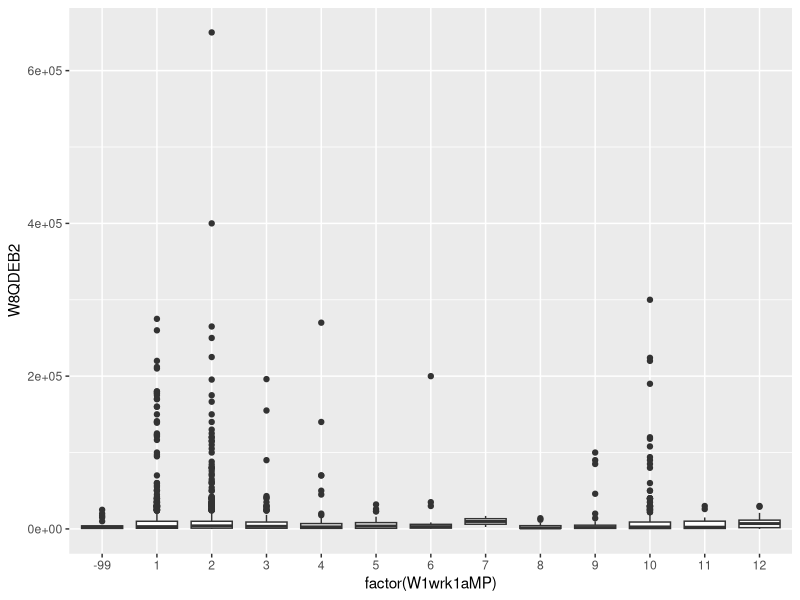
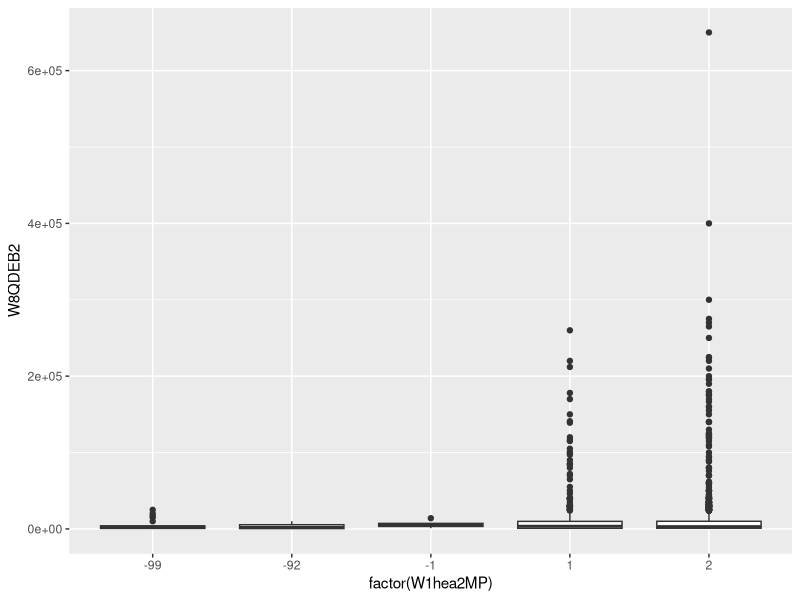
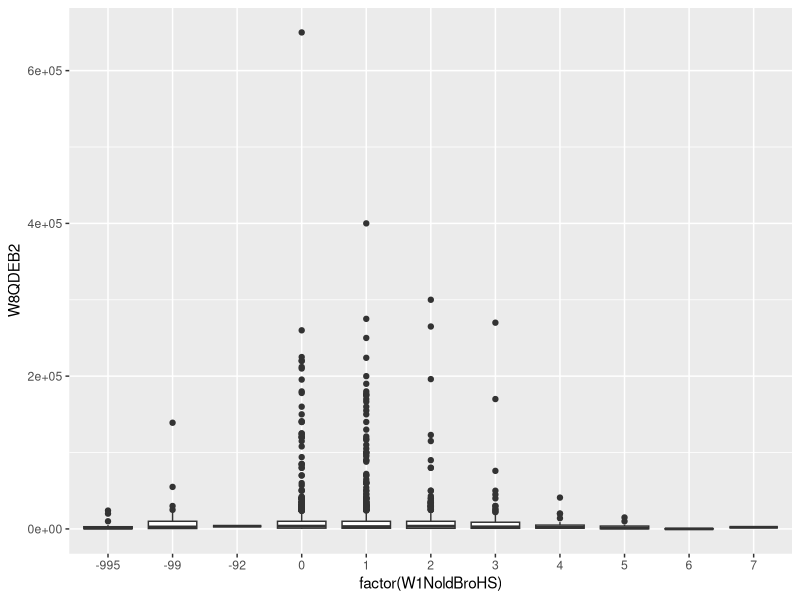
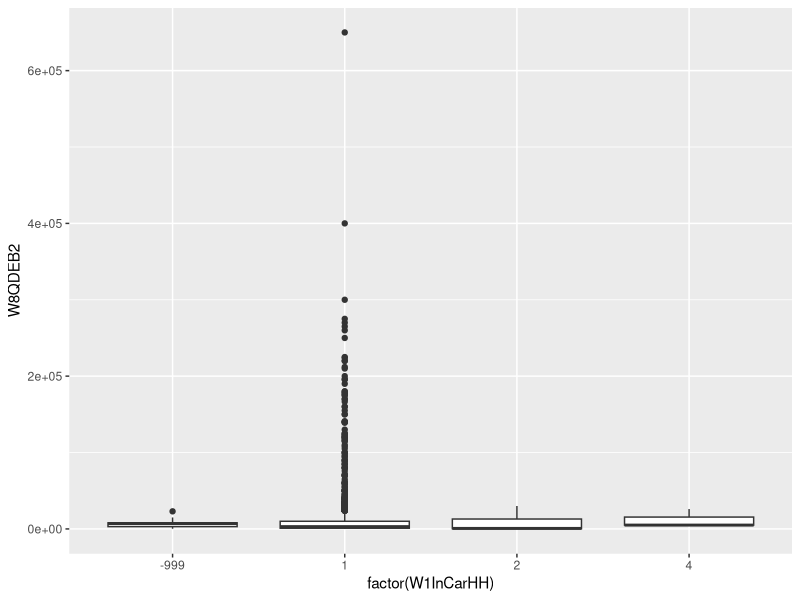
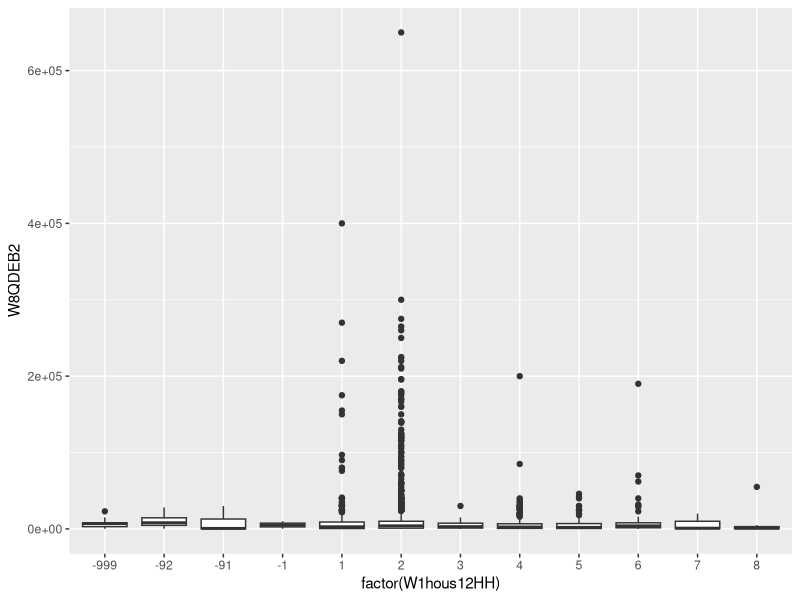
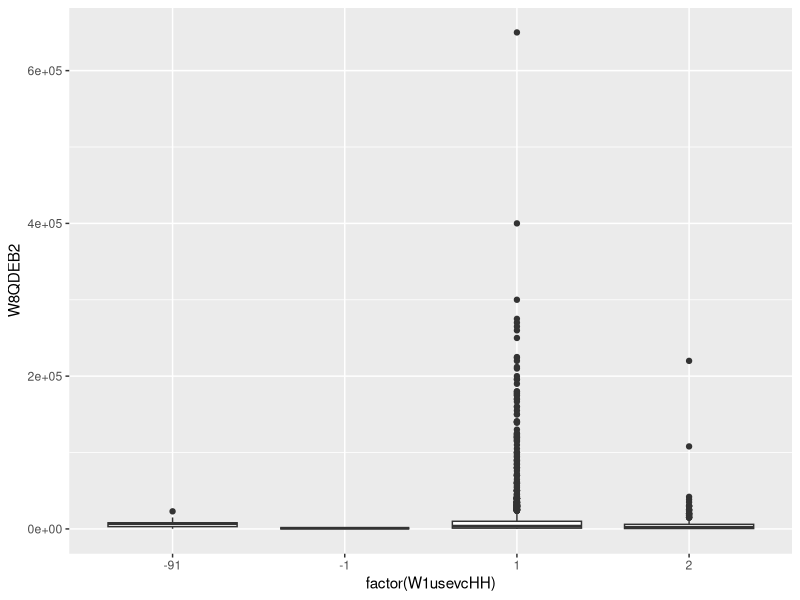
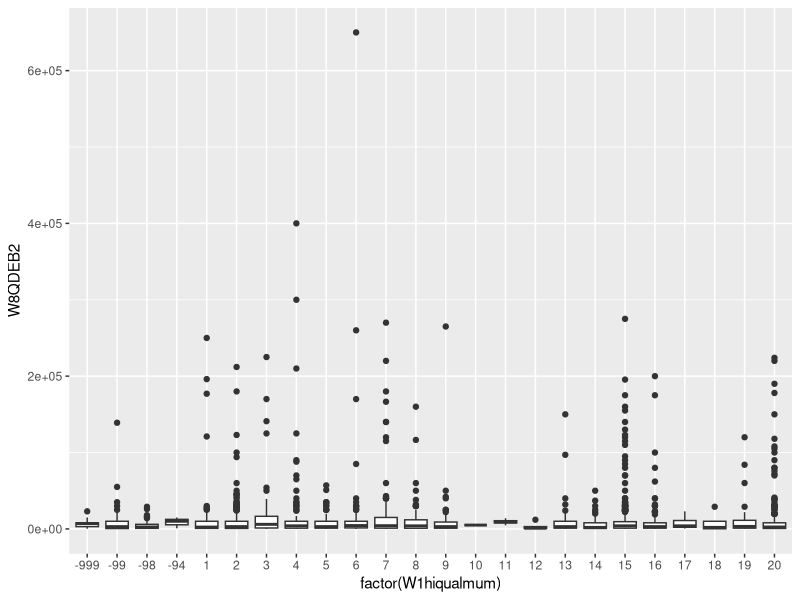
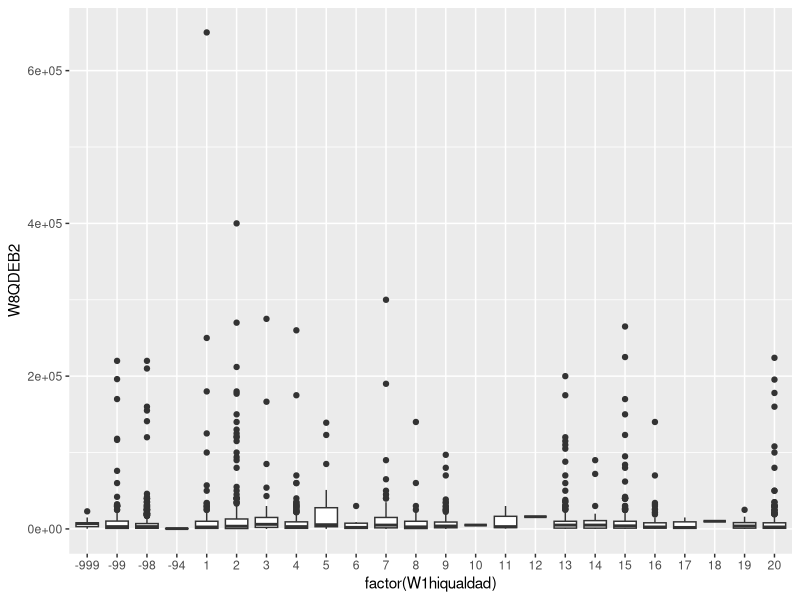

Generate these figures, in order, with R:
## ---- chunk 1
rm(list=ls())
library(arm)
library(ggplot2)
library(dplyr)
library(tidyr)
library(gridExtra)
## ---- chunk 2
data<-read.csv("../data/W8QDEB2.csv",header = TRUE, stringsAsFactors=TRUE)
head(data)
summary(data)
dim(data)
## ---- chunk 3
W1wrk1aMP<-ggplot(data=data, aes(x=factor(W1wrk1aMP),y=W8QDEB2)) +
  geom_boxplot()
  
W1wrk1aMP
## ---- chunk 4
W1hea2MP<-ggplot(data=data, aes(x=factor(W1hea2MP),y=W8QDEB2)) +
  geom_boxplot()
  
W1hea2MP
## ---- chunk 5
W1NoldBroHS<-ggplot(data=data, aes(x=factor(W1NoldBroHS),y=W8QDEB2)) +
  geom_boxplot()
  
W1NoldBroHS
## ---- chunk 6
W1InCarHH<-ggplot(data=data, aes(x=factor(W1InCarHH),y=W8QDEB2)) +
  geom_boxplot()
  
W1InCarHH
## ---- chunk 7
W1hous12HH<-ggplot(data=data, aes(x=factor(W1hous12HH),y=W8QDEB2)) +
  geom_boxplot()
  
W1hous12HH
## ---- chunk 8
W1usevcHH<-ggplot(data=data, aes(x=factor(W1usevcHH),y=W8QDEB2)) +
  geom_boxplot()
  
W1usevcHH
## ---- chunk 9
W1hiqualmum<-ggplot(data=data, aes(x=factor(W1hiqualmum),y=W8QDEB2)) +
  geom_boxplot()
  
W1hiqualmum
## ---- chunk 10
W1hiqualdad<-ggplot(data=data, aes(x=factor(W1hiqualdad),y=W8QDEB2)) +
  geom_boxplot()
  
W1hiqualdad
## ---- chunk 11
W1wrkfulldad<-ggplot(data=data, aes(x=factor(W1wrkfulldad),y=W8QDEB2)) +
  geom_boxplot()
  
W1wrkfulldad
## ---- chunk 12
W1wrkfullmum<-ggplot(data=data, aes(x=factor(W1wrkfullmum),y=W8QDEB2)) +
  geom_boxplot()
  
W1wrkfullmum
## ---- chunk 13
W1empsmum<-ggplot(data=data, aes(x=factor(W1empsmum),y=W8QDEB2)) +
  geom_boxplot()
  
W1empsmum
## ---- chunk 14
W1empsdad<-ggplot(data=data, aes(x=factor(W1empsdad),y=W8QDEB2)) +
  geom_boxplot()
  
W1empsdad
## ---- chunk 15
IndSchool<-ggplot(data=data, aes(x=factor(IndSchool),y=W8QDEB2)) +
  geom_boxplot()
  
IndSchool
## ---- chunk 16
W1marstatmum<-ggplot(data=data, aes(x=factor(W1marstatmum),y=W8QDEB2)) +
  geom_boxplot()
  
W1marstatmum
## ---- chunk 17
W1depkids<-ggplot(data=data, aes(x=factor(W1depkids),y=W8QDEB2)) +
  geom_boxplot()
  
W1depkids
## ---- chunk 18
W1famtyp2<-ggplot(data=data, aes(x=factor(W1famtyp2),y=W8QDEB2)) +
  geom_boxplot()
  
W1famtyp2
## ---- chunk 19
W1nssecfam<-ggplot(data=data, aes(x=factor(W1nssecfam),y=W8QDEB2)) +
  geom_boxplot()
  
W1nssecfam
## ---- chunk 20
W1ethgrpYP<-ggplot(data=data, aes(x=factor(W1ethgrpYP),y=W8QDEB2)) +
  geom_boxplot()
  
W1ethgrpYP
## ---- chunk 21
W1heposs9YP<-ggplot(data=data, aes(x=factor(W1heposs9YP),y=W8QDEB2)) +
  geom_boxplot()
  
W1heposs9YP
## ---- chunk 22
W1hwndayYP<-ggplot(data=data, aes(x=factor(W1hwndayYP),y=W8QDEB2)) +
  geom_boxplot()
  
W1hwndayYP
## ---- chunk 23
W1truantYP<-ggplot(data=data, aes(x=factor(W1truantYP),y=W8QDEB2)) +
  geom_boxplot()
  
W1truantYP
## ---- chunk 24
W1alceverYP<-ggplot(data=data, aes(x=factor(W1alceverYP),y=W8QDEB2)) +
  geom_boxplot()
  
W1alceverYP
## ---- chunk 25
W1bulrc<-ggplot(data=data, aes(x=factor(W1bulrc),y=W8QDEB2)) +
  geom_boxplot()
  
W1bulrc
## ---- chunk 26
W1disabYP<-ggplot(data=data, aes(x=factor(W1disabYP),y=W8QDEB2)) +
  geom_boxplot()
  
W1disabYP
## ---- chunk 27
W2disc1YP <- ggplot(data=data, aes(x=factor(W2disc1YP), y=W8QDEB2)) +
  geom_boxplot()
W2disc1YP
## ---- chunk 28
W2depressYP <- ggplot(data=data, aes(x=factor(W2depressYP), y=W8QDEB2)) +
  geom_boxplot()
W2depressYP
## ---- chunk 29
W4AlcFreqYP <- ggplot(data=data, aes(x=factor(W4AlcFreqYP), y=W8QDEB2)) + geom_boxplot()
W4AlcFreqYP
## ---- chunk 30
W4CannTryYP <- ggplot(data=data, aes(x=factor(W4CannTryYP), y=W8QDEB2)) + geom_boxplot()
W4CannTryYP
## ---- chunk 31
W4NamesYP <- ggplot(data=data, aes(x=factor(W4NamesYP), y=W8QDEB2)) + geom_boxplot()
W4NamesYP
## ---- chunk 32
W4RacismYP <- ggplot(data=data, aes(x=factor(W4RacismYP), y=W8QDEB2)) + geom_boxplot()
W4RacismYP
## ---- chunk 33
W4empsYP <- ggplot(data=data, aes(x=factor(W4empsYP), y=W8QDEB2)) + geom_boxplot()
W4empsYP
## ---- chunk 34
W4Childck1YP <- ggplot(data=data, aes(x=factor(W4Childck1YP), y=W8QDEB2)) + geom_boxplot()
W4Childck1YP
## ---- chunk 35
W5JobYP <- ggplot(data=data, aes(x=factor(W5JobYP), y=W8QDEB2)) + geom_boxplot()
W5JobYP
## ---- chunk 36
W5EducYP <- ggplot(data=data, aes(x=factor(W5EducYP), y=W8QDEB2)) + geom_boxplot()
W5EducYP
## ---- chunk 37
W5Apprent1YP <- ggplot(data=data, aes(x=factor(W5Apprent1YP), y=W8QDEB2)) + geom_boxplot()
W5Apprent1YP
## ---- chunk 38
W6JobYP <- ggplot(data=data, aes(x=factor(W6JobYP), y=W8QDEB2)) + geom_boxplot()
W6JobYP
## ---- chunk 39
W6UnivYP <- ggplot(data=data, aes(x=factor(W6UnivYP), y=W8QDEB2)) + geom_boxplot()
W6UnivYP
## ---- chunk 40
W6EducYP <- ggplot(data=data, aes(x=factor(W6EducYP), y=W8QDEB2)) + geom_boxplot()
W6EducYP
## ---- chunk 41
W6Apprent1YP <- ggplot(data=data, aes(x=factor(W6Apprent1YP), y=W8QDEB2)) + geom_boxplot()
W6Apprent1YP
## ---- chunk 42
W6acqno <- ggplot(data=data, aes(x=factor(W6acqno), y=W8QDEB2)) + geom_boxplot()
W6acqno
## ---- chunk 43
W6gcse <- ggplot(data=data, aes(x=factor(W6gcse), y=W8QDEB2)) + geom_boxplot()
W6gcse
## ---- chunk 44
W6als <- ggplot(data=data, aes(x=factor(W6als), y=W8QDEB2)) + geom_boxplot()
W6als
## ---- chunk 45
W6OwnchiDV <- ggplot(data=data, aes(x=factor(W6OwnchiDV), y=W8QDEB2)) + geom_boxplot()
W6OwnchiDV
## ---- chunk 46
W6Childliv <- ggplot(data=data, aes(x=factor(W6Childliv), y=W8QDEB2)) + geom_boxplot()
W6Childliv
## ---- chunk 47
W8DMARSTAT <- ggplot(data=data, aes(x=factor(W8DMARSTAT), y=W8QDEB2)) + geom_boxplot()
W8DMARSTAT
## ---- chunk 48
W8TENURE <- ggplot(data=data, aes(x=factor(W8TENURE), y=W8QDEB2)) + geom_boxplot()
W8TENURE
## ---- chunk 49
W8DACTIVITY <- ggplot(data=data, aes(x=factor(W8DACTIVITY), y=W8QDEB2)) + geom_boxplot()
W8DACTIVITY
## ---- chunk 50
W1GrssyrHH<-ggplot(data, aes(x = W1GrssyrHH, y = W8QDEB2)) + 
  geom_point(alpha=0.5)

W1GrssyrHH
## ---- chunk 51
W1yschat1<-ggplot(data, aes(x = W1yschat1, y = W8QDEB2)) + 
  geom_point(alpha=0.5)

W1yschat1
## ---- chunk 52
W2ghq12scr <- ggplot(data=data, aes(x=W2ghq12scr, y=W8QDEB2)) +
  geom_point(alpha=0.5)
W2ghq12scr
## ---- chunk 53
W4schatYP <- ggplot(data=data, aes(x=W4schatYP, y=W8QDEB2)) + geom_point(alpha=0.5)
W4schatYP
## ---- chunk 54
W6DebtattYP <- ggplot(data=data, aes(x=W6DebtattYP, y=W8QDEB2)) + geom_point(alpha=0.5)
W6DebtattYP
## ---- chunk 55
W8DGHQSC <- ggplot(data=data, aes(x=W8DGHQSC, y=W8QDEB2)) + geom_point(alpha=0.5)
W8DGHQSC
